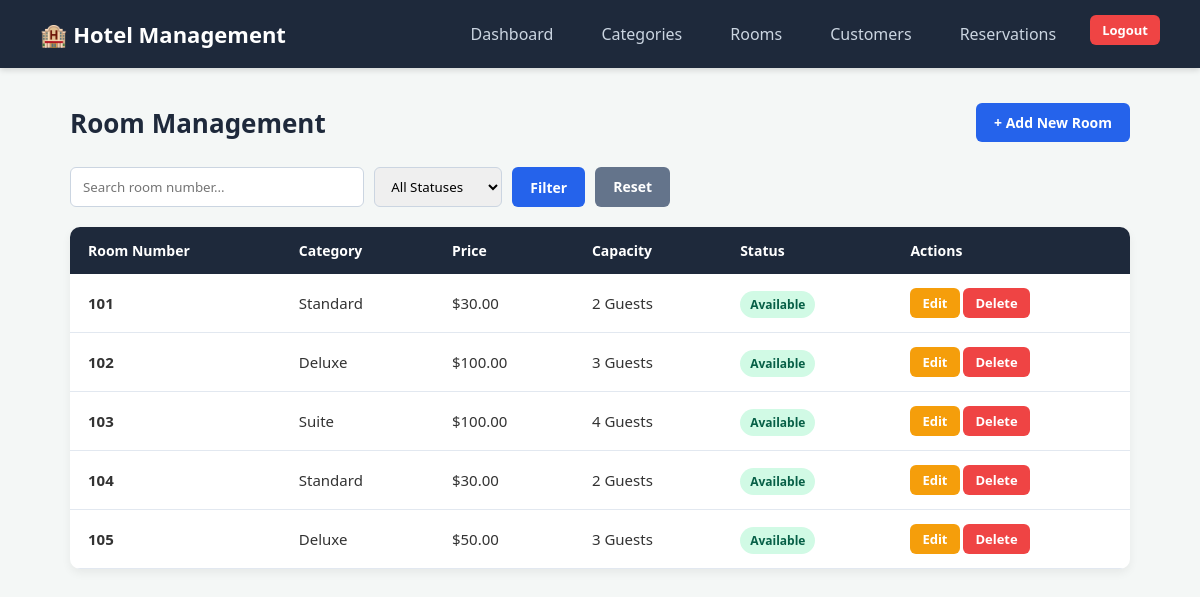
The app's page /rooms/ (signed in) with its own data.
### hotel/models.py (models this page shows, shortened)
class Room(models.Model):
    STATUS_CHOICES = [
        ('Available', 'Available'),
        ('Occupied', 'Occupied'),
        ('Maintenance', 'Maintenance'),
    ]
    room_number = models.CharField(max_length=10, unique=True)
    category = models.ForeignKey(RoomCategory, on_delete=models.CASCADE)
    price = models.DecimalField(max_digits=10, decimal_places=2)
    capacity = models.IntegerField()
    status = models.CharField(max_length=20, choices=STATUS_CHOICES, default='Available')

class RoomCategory(models.Model):
    name = models.CharField(max_length=100)
    description = models.TextField(blank=True, null=True)
    def __str__(self):
        return self.name

### hotel/views.py (the view)
# urls.py: path('rooms/', views.room_list, name='room_list'),
@login_required
def room_list(request):
    status_filter = request.GET.get('status', '')
    search_query = request.GET.get('q', '')
    rooms = Room.objects.all()
    if status_filter:
        rooms = rooms.filter(status=status_filter)
    if search_query:
        rooms = rooms.filter(room_number__icontains=search_query)
    return render(request, 'hotel/room_list.html', {
        'rooms': rooms,
        'status_filter': status_filter,
        'search_query': search_query
    })

### hotel/templates/hotel/room_list.html (shortened to what this page needs)
{% extends 'hotel/base.html' %}
{% block content %}
<div class="page-header">
    <h2>Room Management</h2>
    <a href="{% url 'room_add' %}" class="btn btn-primary">+ Add New Room</a>
</div>
<form method="GET" style="display: flex; gap: 10px; margin-bottom: 20px; max-width: 600px;">
    <input type="text" name="q" value="{{ search_query }}" placeholder="Search room number..." style="padding: 9px 12px; border: 1px solid #cbd5e1; border-radius: 6px; flex: 1;">
    <select name="status" style="padding: 9px 12px; border: 1px solid #cbd5e1; border-radius: 6px;">
        <option value="">All Statuses</option>
    </select>
    <button type="submit" class="btn btn-primary">Filter</button>
    <a href="{% url 'room_list' %}" class="btn btn-secondary">Reset</a>
</form>
<div class="table-box">
    <table>
        <thead>
            <tr>
                <th>Room Number</th>
                <th>Category</th>
                <th>Price</th>
                <th>Capacity</th>
                <th>Status</th>
                <th>Actions</th>
            </tr>
        </thead>
        <tbody>
            {% for room in rooms %}
            <tr>
                <td><strong>{{ room.room_number }}</strong></td>
                <td>{{ room.category }}</td>
                <td>${{ room.price }}</td>
                <td>{{ room.capacity }} Guests</td>
                <td>
                    {% if room.status == 'Available' %}
                        <span class="badge badge-green">Available</span>
                    {% else %}
                        <span class="badge badge-yellow">{{ room.status }}</span>
                    {% endif %}
                </td>
                <td>
                    <a href="{% url 'room_edit' room.id %}" class="btn btn-sm btn-warning">Edit</a>
                    <a href="{% url 'room_delete' room.id %}" class="btn btn-sm btn-danger">Delete</a>
                </td>
            </tr>
            {% empty %}
            <tr><td colspan="6" style="text-align:center;">No matching rooms found.</td></tr>
            {% endfor %}
        </tbody>
    </table>
</div>
{% endblock %}

### hotel/templates/hotel/base.html (style rules this page uses)
* { box-sizing: border-box; margin: 0; padding: 0; font-family: 'Segoe UI', Tahoma, Geneva, Verdana, sans-serif; }
body { background-color: #f4f7f6; color: #333; }
.page-header { display: flex; justify-content: space-between; align-items: center; margin-bottom: 25px; }
.page-header h2 { color: #1e293b; font-size: 26px; }
.btn { display: inline-block; padding: 10px 18px; border-radius: 6px; text-decoration: none; font-weight: 600; font-size: 14px; border: none; cursor: pointer; transition: 0.2s; }
.btn-primary { background-color: #2563eb; color: white; }
.btn-warning { background-color: #f59e0b; color: white; }
.btn-danger { background-color: #ef4444; color: white; }
.btn-secondary { background-color: #64748b; color: white; }
.btn-sm { padding: 6px 12px; font-size: 13px; }
.table-box { background: white; border-radius: 10px; box-shadow: 0 4px 10px rgba(0,0,0,0.06); overflow: hidden; }
table { width: 100%; border-collapse: collapse; }
th { background-color: #1e293b; color: white; text-align: left; padding: 14px 18px; font-size: 14px; }
td { padding: 14px 18px; border-bottom: 1px solid #e2e8f0; font-size: 15px; }
.badge { padding: 5px 10px; border-radius: 20px; font-size: 12px; font-weight: bold; }
.badge-green { background-color: #d1fae5; color: #065f46; }

### records on screen
Room: room_number "101", category "Standard", price "30.00", capacity "2", status "Available"
Room: room_number "102", category "Deluxe", price "100.00", capacity "3", status "Available"
Room: room_number "103", category "Suite", price "100.00", capacity "4", status "Available"
Room: room_number "104", category "Standard", price "30.00", capacity "2", status "Available"
Room: room_number "105", category "Deluxe", price "50.00", capacity "3", status "Available"
